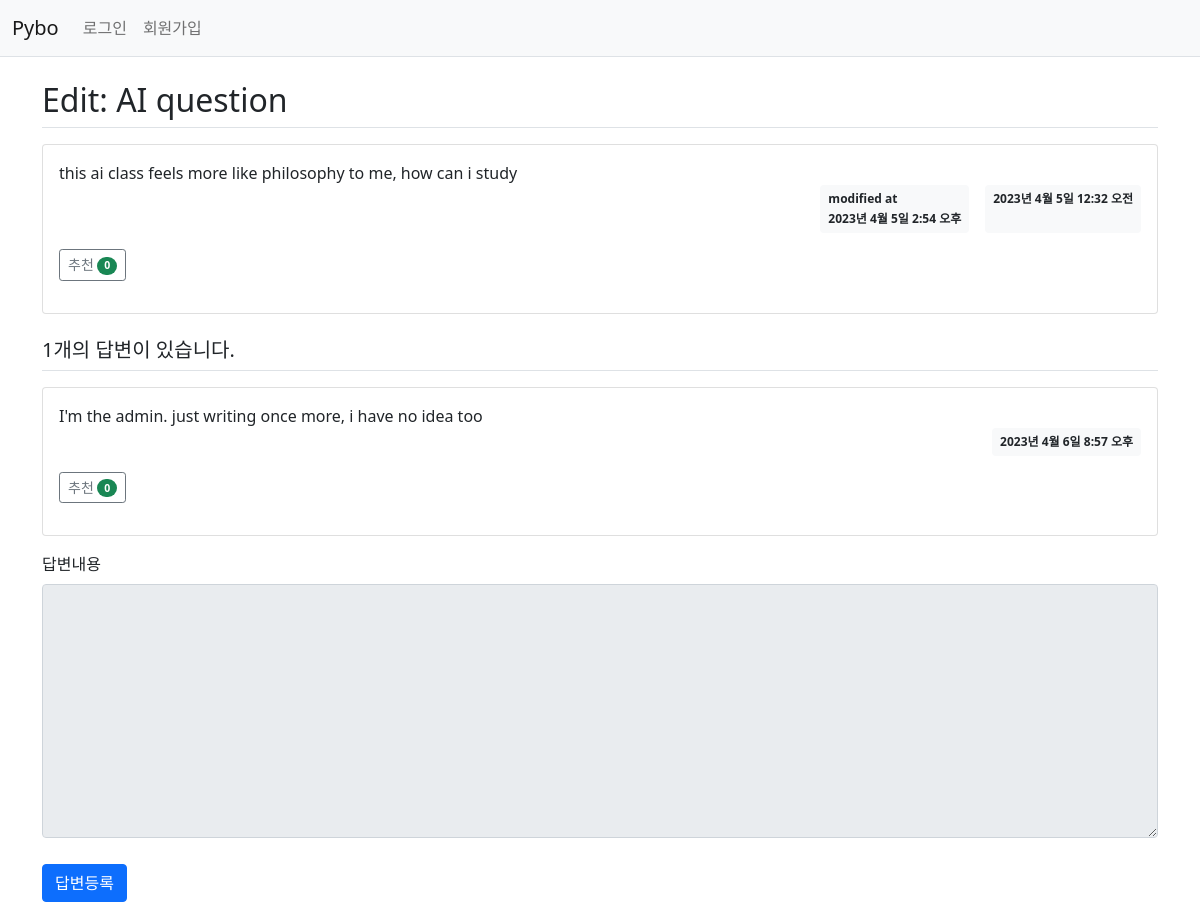
The page /pybo/305/ on the database as committed earlier.
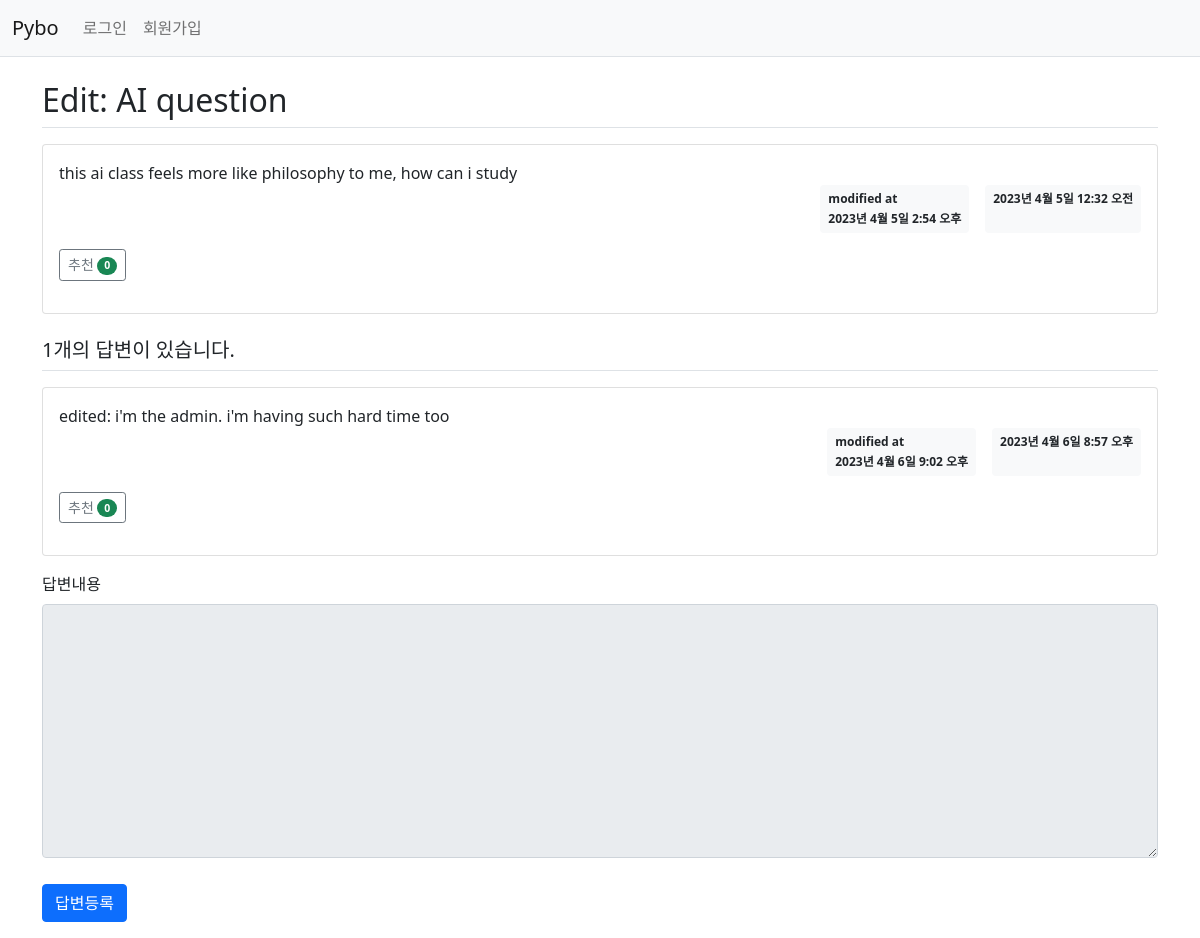
The same page on the database as committed later.
### pybo/models.py (models this page shows)
class Answer(models.Model):
    author = models.ForeignKey(User, on_delete=models.CASCADE, related_name='author_answer')  # answer author
    question = models.ForeignKey(Question, on_delete=models.CASCADE)
    content = models.TextField()
    create_date = models.DateTimeField()
    modify_date = models.DateTimeField(null=True, blank=True)   # modified date
    voter = models.ManyToManyField(User, related_name='voter_answer')

### pybo/views/base_views.py (the view)
# urls.py: path('<int:question_id>/', base_views.detail, name='detail'),    # localhost:8000/pybo/2 페이지 요청시 question_id = 2 가 저장되고 views.detail 호출
def detail(request, question_id):
    question = get_object_or_404(Question, pk=question_id)  # Question모델의 pk에 해당하는 값이 존재하지 않으면 404
    context = {'question': question}
    return render(request, 'pybo/question_detail.html', context)

### templates/pybo/question_detail.html (shortened to what this page needs)
{% extends 'base.html'%}
{% block content %}
<div class="container my-3">
    <h2 class="border-bottom py-2">{{ question.subject }}</h2>
    <div class="card my-3">
        <div class="card-body">
            <div class="card-text" style="white-space: pre-line;">{{ question.content }}</div>
            <div class="d-flex justify-content-end">
                {% if question.modify_date %}
                    <div class="badge bg-light text-dark p-2 text-start mx-3">
                        <div class="mb-2">modified at</div>
                        <div>{{ question.modify_date }}</div>
                    </div>
                {% endif %}
                <div class="badge bg-light text-dark p-2">
                    {{ question.create_date }}
                </div>
            </div>
            <div class="my-3">
                <a href="javascript:void(0)" data-uri="{% url 'pybo:question_vote' question.id  %}"
               class="recommend btn btn-sm btn-outline-secondary"> 추천
                    <span class="badge rounded-pill bg-success">{{question.voter.count}}</span>
                </a>
            </div>
        </div>
    </div>
    <h5 class="border-bottom my-3 py-2">{{question.answer_set.count}}개의 답변이 있습니다.</h5>
    {% for answer in question.answer_set.all %}
    <div class="card my-3">
        <div class="card-body">
            <div class="card-text" style="white-space: pre-line;">{{ answer.content }}</div>
            <div class="d-flex justify-content-end">
                {% if answer.modify_date %}
                    <div class="badge bg-light text-dark p-2 text-start mx-3">
                        <div class="mb-2">modified at</div>
                        <div>{{ answer.modify_date }}</div>
                    </div>
                {% endif %}
                <div class="badge bg-light text-dark p-2">
                    {{ answer.create_date }}
                </div>
            </div>
            <div class="my-3">
                <a href="javascript:void(0)" data-uri="{% url 'pybo:answer_vote' answer.id  %}"
               class="recommend btn btn-sm btn-outline-secondary"> 추천
                    <span class="badge rounded-pill bg-success">{{answer.voter.count}}</span>
                </a>
            </div>
        </div>
    </div>
    {% endfor %}
    <form action="{% url 'pybo:answer_create' question.id %}" method="post" class="my-3">
        <div class="mb-3">
            <label for="content" class="form-label">답변내용</label>
            <textarea {% if not user.is_authenticated %}disabled{% endif %}
              name="content" id="content" class="form-control" rows="10"></textarea>
        </div>
        <input type="submit" value="답변등록" class="btn btn-primary">
    </form>
</div>
{% endblock %}

Rows that differ between the two databases and show on the page:
changed Answer "2023년 4월 6일 8:57 오후": content "I'm the admin. just writing once more, i have no idea too" → "edited: i'm the admin. i'm having such hard time too"; modify_date (not shown) → "2023년 4월 6일 9:02 오후"
